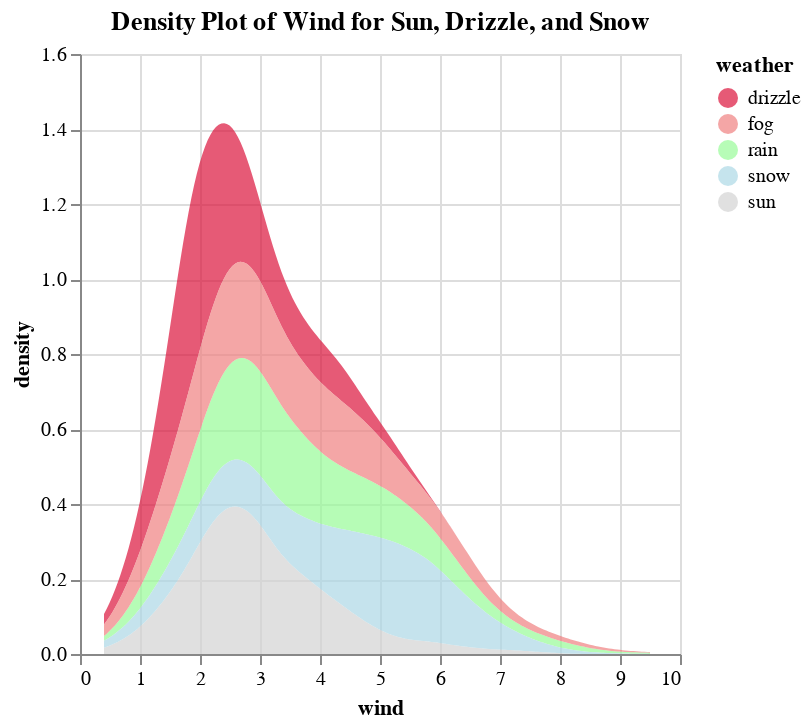

Source (notebook cell):
### Markdown cell above
##### Question 2 （5 points）

Now replicate the code from question 1, and use the same 5 colors, but switch the order of the color so that it provides a better visualization (the one can clearly distinguish 5 types).

### Code cell
# Create density plots using Altair
density_plot = alt.Chart(weather).transform_density(
    'wind',
    groupby=['weather'],
    as_=['wind', 'density']
).mark_area(opacity=0.7).encode(
    #change OPACITY
    alt.X('wind:Q'),
    alt.Y('density:Q'),
    alt.Color('weather:N', scale=alt.Scale(
            range=['crimson', 'lightcoral', 'palegreen', 'lightblue', 'lightgray']))
).properties(
    title='Density Plot of Wind for Sun, Drizzle, and Snow'
)

# Show the plot
density_plot.display()

### Figure 1 — Vega-Lite specification as saved in the notebook (floating-point values rounded to 4 significant figures; data arrays with more than 128 entries replaced by an {"elided": "..."} marker saying what was removed)
{"config": {"view": {"continuousWidth": 300, "continuousHeight": 300}}, "data": {"name": "data-6881b3c76720a51ecae2e2fb5659aff4"}, "mark": {"type": "area", "opacity": 0.7}, "encoding": {"color": {"field": "weather", "scale": {"range": ["crimson", "lightcoral", "palegreen", "lightblue", "lightgray"]}, "type": "nominal"}, "x": {"field": "wind", "type": "quantitative"}, "y": {"field": "density", "type": "quantitative"}}, "title": "Density Plot of Wind for Sun, Drizzle, and Snow", "transform": [{"density": "wind", "groupby": ["weather"], "as": ["wind", "density"]}], "$schema": "https://vega.github.io/schema/vega-lite/v5.20.1.json", "datasets": {"data-6881b3c76720a51ecae2e2fb5659aff4": {"elided": "1461 records"}}}
